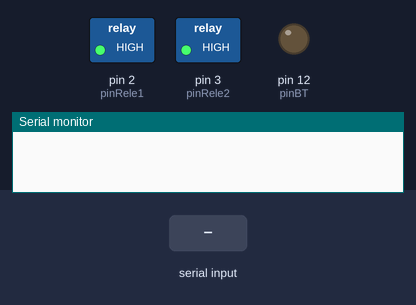
Simulated run of this sketch. Board: Arduino Uno, built with avr-gcc and run on an emulated ATmega328P. On the bench: switched loads named in the sketch (green lamp = pin HIGH), output pins drawn as LEDs (lit = HIGH), the last lines printed to the serial monitor. The inputs (shaded band) are chosen by the test bench.

Above: at 1.2 s.
1.3 s: "x\n" received over the second serial link
At 2.5 s:
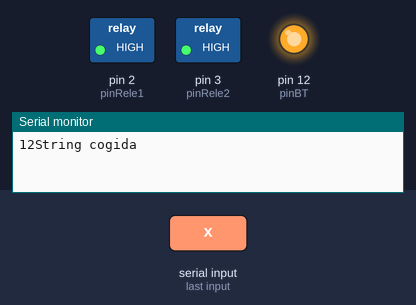
Timing chart, 0 to 4.3 s (numbered marks = the images above; inputs shaded):
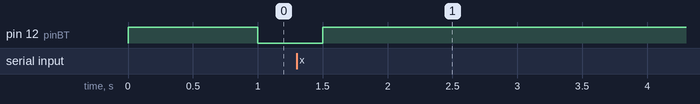

The sketch:

UrbanGo.ino
```cpp
// Versión para dos relés //

// Arduino 0 - Prueba //

#include <SoftwareSerial.h>
#include <stdlib.h>

int     pinRele1              = 2     ;
int     pinRele2              = 3     ;
int     pinBT                 = 12    ;
int     longCodigo            = 0     ;
int     longCodigo_max        = 36    ;
float   t_inic                        ;
float   t_fin                         ;
String  inputString_Serial    = ""    ;
String  inputString_BT        = ""    ;
String  codigoRele1          = "5c34a1d8-1a50-4caf-a382-b49af63ae4b1-0\n";
String  codigoRele2          = "5c34a1d8-1a50-4caf-a382-b49af63ae4b1-0\n";
boolean BTstring_Complete     = 0     ;
boolean Serialstring_Complete = 0     ;

SoftwareSerial BT(9, 10); // RX, TX


void setup()
{
// Definición de los pins usados para los relés
  pinMode(pinRele1, OUTPUT);
  pinMode(pinRele2, OUTPUT);
  pinMode(pinBT, OUTPUT);

  digitalWrite(pinRele1, HIGH);
  digitalWrite(pinRele2, HIGH);
  digitalWrite(pinBT, HIGH);

  // Comienzo de comunicaciones serie
  Serial.begin(9600);
  BT.begin(9600);

}

void loop()
{
  // Funciones para detectar y recibir string por comunicaciones serie

  BTEvent();
  t_fin = millis();
  //longCodigo = 0;

  if (t_fin - t_inic ==  1000)
    {
        digitalWrite(pinBT, LOW);
        delay(500);
        digitalWrite(pinBT, HIGH);
    }

  // Funciones al recibir un string
  if (BTstring_Complete == 1)
  {
    BTstring_Complete = 0;
    Serial.print(inputString_BT);
    RLcode1();
    RLcode2();

    inputString_BT = "";
    }

}

//Función que captura el string entrante por el puerto bluetooth y pone BTString_complete a 1 cuando se detecta un salto de linea

void BTEvent()
{
  while (BT.available())
  {
    char inChar = (char)BT.read();
    inputString_BT += inChar;
    longCodigo++;

    Serial.print(longCodigo);

    if ( inChar == '\n' )
    {
      BTstring_Complete = 1;
      Serial.print("String cogida");
      Serial.print(inputString_BT);
    }
    inputString_BT = "";
   }
}

// Funciones que comprueba si el codigo recibido es el correcto y actúa

void RLcode1()
{
 if (inputString_BT == 'x' + codigoRele1)
    {
      Serial.print("String reconocido");
        t_inic = millis();
        digitalWrite(pinRele1, LOW);
        delay(750);
        digitalWrite(pinRele1, HIGH);
    }

    if (inputString_BT == codigoRele1)
    {
        Serial.print("String reconocido");
        t_inic = millis();
        digitalWrite(pinRele1, LOW);
        delay(750);
        digitalWrite(pinRele1, HIGH);
    }
}

void RLcode2()
{
    if (inputString_BT == 'x' + codigoRele2)
    {
      Serial.print("String reconocido");
        t_inic = millis();
        digitalWrite(pinRele2, LOW);
        delay(750);
        digitalWrite(pinRele2, HIGH);
    }

    if (inputString_BT == codigoRele2)
    {
      Serial.print("String reconocido");
        t_inic = millis();
        digitalWrite(pinRele2, LOW);
        delay(750);
        digitalWrite(pinRele2, HIGH);
    }
}
```
